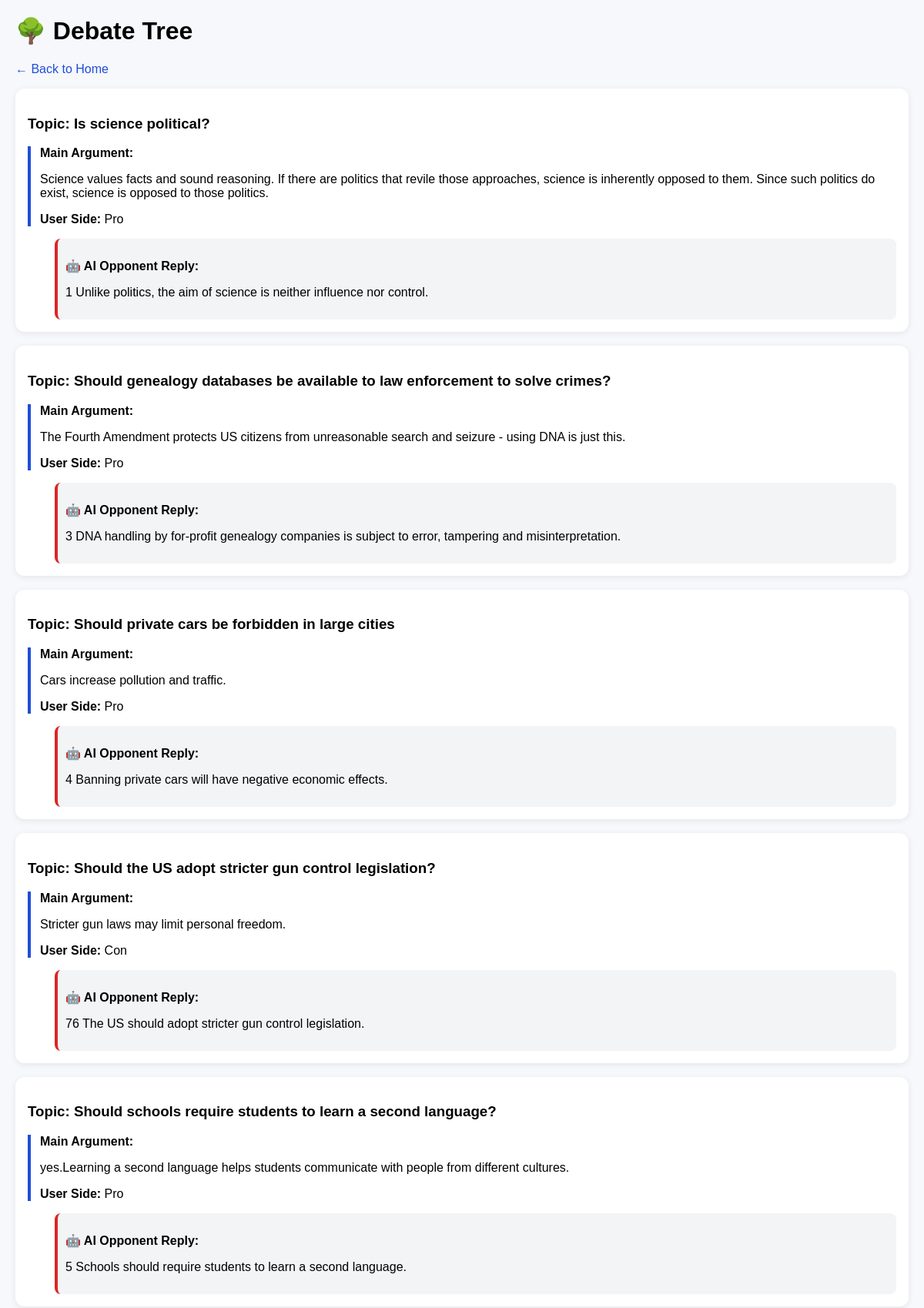
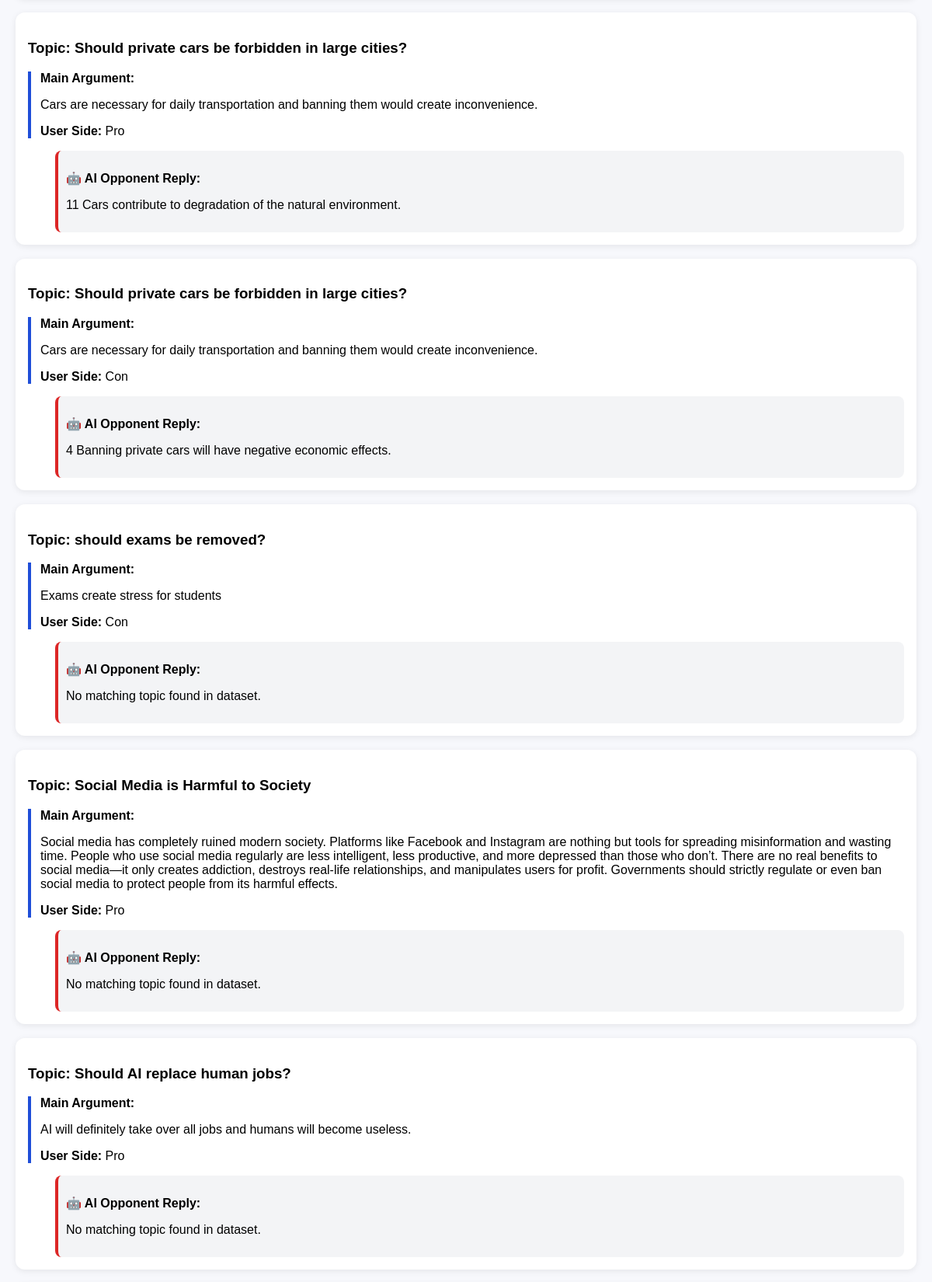
Screenshot of /debate_tree (upper part) with the database file from the repository (2 pictures, top to bottom).
### tables this page shows
CREATE TABLE arguments (
            id INTEGER PRIMARY KEY AUTOINCREMENT,
            topic_id INTEGER,
            side TEXT,
            predicted_side TEXT,
            content TEXT,
            relevance_score REAL,
            evidence_score INTEGER,
            upvotes INTEGER DEFAULT 0,
            downvotes INTEGER DEFAULT 0,
            strength_score REAL DEFAULT 0,
            toxicity_label TEXT DEFAULT 'Low',
            fallacy_label TEXT DEFAULT 'None',
            quality_label TEXT DEFAULT 'Medium',
            created_at TEXT
        , fallacy_explanation TEXT DEFAULT 'No logical fallacy detected.', highlighted_text TEXT, bias_label TEXT, bias_explanation TEXT, username TEXT DEFAULT 'Anonymous');

CREATE TABLE topics (
            id INTEGER PRIMARY KEY AUTOINCREMENT,
            title TEXT UNIQUE
        );

### app.py (the view)
@app.route('/debate_tree')
def debate_tree():
    conn = get_db()
    c = conn.cursor()
    c.execute("""
        SELECT arguments.*, topics.title
        FROM arguments
        JOIN topics ON arguments.topic_id = topics.id
        ORDER BY arguments.id DESC
    """)
    arguments = c.fetchall()
    updated_arguments = []
    for arg in arguments:
        arg = dict(arg)
        arg["ai_reply"] = get_ai_reply(arg["title"], arg["side"])
        updated_arguments.append(arg)
    arguments = updated_arguments
    c.execute("SELECT * FROM replies ORDER BY id ASC")
    replies = c.fetchall()
    conn.close()
    return render_template(
        "debate_tree.html",
        arguments=arguments,
        replies=replies
    )

### app.py (called while the page is built)
def get_db():
    conn = sqlite3.connect("database.db")
    conn.row_factory = sqlite3.Row
    return conn

def get_ai_reply(topic, user_side):
    topic = topic.lower().strip()
    df_topic = df_ai[df_ai["topic"].str.lower().str.contains(topic, na=False)]
    if df_topic.empty:
        return "No matching topic found in dataset."
    opposite = "con" if user_side.lower() == "pro" else "pro"
    df_opposite = df_topic[df_topic["side"] == opposite]
    if not df_opposite.empty:
        return random.choice(df_opposite["content"].dropna().tolist())
    return random.choice(df_topic["content"].dropna().tolist())

### templates/debate_tree.html (shortened to what this page needs)
<!DOCTYPE html>
<html>
<head>
</head>
<body>
<h1>🌳 Debate Tree</h1>
<p><a href="/">← Back to Home</a></p>
{% for arg in arguments %}
<div class="card">
    <h3>Topic: {{ arg['title'] }}</h3>
    <div class="main-argument">
        <p><strong>Main Argument:</strong></p>
        <p>{{ arg['content'] }}</p>
        <p><strong>User Side:</strong> {{ arg['side'] }}</p>
    </div>
    <div class="ai-reply">
        <p><strong>🤖 AI Opponent Reply:</strong></p>
        <p>{{ arg['ai_reply'] if arg['ai_reply'] else "No AI opponent reply available." }}</p>
    </div>
</div>
{% endfor %}
</body>
</html>

### templates/debate_tree.html (style rules this page uses)
body { font-family: Arial; margin: 20px; background: #f7f8fc; }
.card { background: white; padding: 16px; border-radius: 12px; margin-bottom: 18px; box-shadow: 0 2px 8px rgba(0,0,0,0.08); }
.main-argument { border-left: 4px solid #1f4ed8; padding-left: 12px; margin-top: 10px; }
.ai-reply { margin-left: 35px; border-left: 4px solid #dc2626; padding-left: 12px; background: #f3f4f6; padding: 10px; border-radius: 8px; margin-top: 12px; }
a { text-decoration: none; color: #1f4ed8; }

### rows the page displays
arguments: title "Is science political?", content "Science values facts and sound reasoning. If there are politics that revile those approaches, science is inherently opposed to them. Since such politics do exist, science is opposed to those politics.", side "Pro", arg "1 Unlike politics, the aim of science is neither influence nor control."
arguments: title "Should genealogy databases be available to law enforcement to solve crimes?", content "The Fourth Amendment protects US citizens from unreasonable search and seizure - using DNA is just this.", side "Pro", arg "3 DNA handling by for-profit genealogy companies is subject to error, tampering and misinterpretation."
arguments: title "Should private cars be forbidden in large cities", content "Cars increase pollution and traffic.", side "Pro", arg "4 Banning private cars will have negative economic effects."
arguments: title "Should the US adopt stricter gun control legislation?", content "Stricter gun laws may limit personal freedom.", side "Con", arg "76 The US should adopt stricter gun control legislation."
arguments: title "Should schools require students to learn a second language?", content "yes.Learning a second language helps students communicate with people from different cultures.", side "Pro", arg "5 Schools should require students to learn a second language."
arguments: title "Should private cars be forbidden in large cities?", content "Cars are necessary for daily transportation and banning them would create inconvenience.", side "Pro", arg "11 Cars contribute to degradation of the natural environment."
arguments: title "Should private cars be forbidden in large cities?", content "Cars are necessary for daily transportation and banning them would create inconvenience.", side "Con", arg "4 Banning private cars will have negative economic effects."
arguments: title "should exams be removed?", content "Exams create stress for students", side "Con", arg "No matching topic found in dataset."
arguments: title "Social Media is Harmful to Society", content "Social media has completely ruined modern society. Platforms like Facebook and Instagram are nothing but tools for spreading misinformation and wasting time. People who use social media regularly are less intelligent, less productive, and more depressed than those who don’t. There are no real benefits to social media—it only creates addiction, destroys real-life relationships, and manipulates users for profit. Governments should strictly regulate or even ban social media to protect people from its harmful effects.", side "Pro", arg "No matching topic found in dataset."
arguments: title "Should AI replace human jobs?", content "AI will definitely take over all jobs and humans will become useless.", side "Pro", arg "No matching topic found in dataset."
